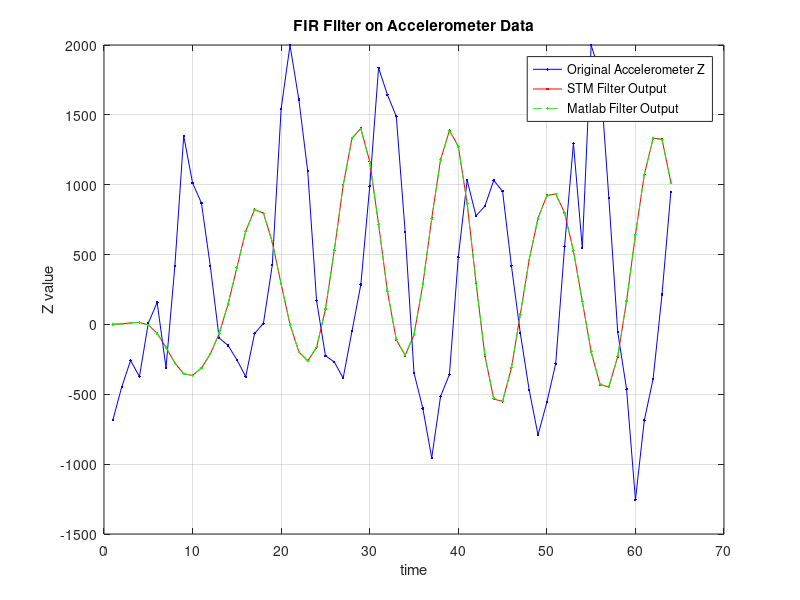

MATLAB code to generate this figure:

N = 15;                
Fc = 0.25;            

b = fir1(N, Fc);     

fprintf('const float32_t Coeffs[%d] = {\n', length(b));
for i = 1:length(b)
    fprintf('    %.17ff', b(i));
    if i ~= length(b), fprintf(',\n'); else fprintf('\n'); end
end
fprintf('};\n');

in=[

-684.000000, -448.000000, -258.000000, -374.000000, 9.000000, 157.000000, -310.000000, 418.000000, 1350.000000, 1012.000000, 869.000000, 418.000000, -97.000000, -150.000000, -253.000000, -374.000000, -65.000000, 8.000000, 425.000000, 1544.000000, 1998.000000, 1609.000000, 1097.000000, 170.000000, -224.000000, -269.000000, -384.000000, -48.000000, 286.000000, 988.000000, 1836.000000, 1644.000000, 1489.000000, 663.000000, -347.000000, -602.000000, -955.000000, -515.000000, -358.000000, 481.000000, 1032.000000, 777.000000, 846.000000, 1031.000000, 953.000000, 419.000000, -61.000000, -468.000000, -791.000000, -557.000000, -280.000000, 557.000000, 1296.000000, 547.000000, 1998.000000, 1801.000000, 904.000000, -54.000000, -464.000000, -1255.000000, -687.000000, -389.000000, 214.000000, 948.000000];
out=[
0.886709, 4.278704, 11.229306, 14.778676, -3.947700, -63.808411, -164.333801, -276.379242, -353.890015, -365.087738, -312.167969, -212.061691, -65.640800, 142.458328, 407.111877, 667.389282, 822.329834, 795.927063, 590.802795, 288.834045, -0.422529, -197.232971, -261.234253, -164.974442, 108.136581, 529.618652, 993.454468, 1333.166626, 1402.927856, 1165.380615, 717.342041, 236.079071, -110.394356, -221.810730, -74.675705, 287.381226, 758.301575, 1180.134033, 1387.009277, 1276.192017, 867.400452, 301.437042, -222.869614, -533.402588, -551.486938, -311.389618, 71.002525, 461.044830, 760.359863, 921.969360, 934.392639, 798.801025, 527.395874, 165.392197, -195.044388, -430.747009, -448.102997, -229.974899, 167.019257, 641.736084, 1071.959717, 1333.308960, 1325.768433, 1017.409973];

y = filter(b, 1, in);

figure;
plot(in, 'b.-'); hold on;
plot(out, 'r.-'); hold on;
plot(y, 'green.--')
legend('Original Accelerometer Z', 'STM Filter Output', 'Matlab Filter Output');
title('FIR Filter on Accelerometer Data');
xlabel('time');
ylabel('Z value');
grid on;
